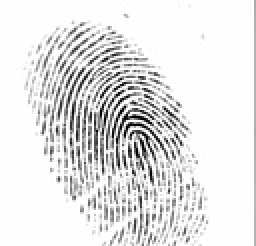
%> input picture images/102_3.jpg, 128 x 123 px, shrunk from 388 x 374 before the run (shown 2 times larger)
$ octave MAIN8_POST_PROCESSING2_ver5.m   (GNU Octave 9; MATLAB toolbox functions it lacks are replaced by stand-ins)
%> lines starting %> are read from the running program, lines starting %| are printed output that depends on the picture; in (x1, y1, x2, y2) boxes, pixels count from 0 and x2, y2 are one past the last pixel; in counts of white or black regions, pixels touching at a corner belong together; the program's own positions count from 1
### fun_GABOR_SINE_BASE.m
function G1 = fun_GABOR_SINE_BASE(TR, sigma1)
%> called with TR = 4, sigma1 = 2
% Kannan Karthik
% Ref: Fingerprint Recognition, AK. Jain et al.
% Aug-Sept 2018

LL = -3*sigma1;
UL = 3*sigma1;
tg = LL:1:UL;
Lg = length(tg);
for i = 1:Lg,
    x = tg(i);
    G(i) = exp(-x^2/(2*sigma1^2))*cos(2*pi*x/TR);
end
EG = sqrt(sum(G.^2));
G_SINE = G/EG;
N = 1;
G1 = G_SINE;


end

### fun_GABOR_SMOOTHER_BASE.m
function G2 = fun_GABOR_SMOOTHER_BASE(sigma2)
%> called with sigma2 = 3
% Kannan Karthik
% Ref: Fingerprint Recognition, AK. Jain et al.
% Aug-Sept 2018

LL = -3*sigma2;
UL = 3*sigma2;
tg = LL:1:UL;
Lg = length(tg);
for i = 1:Lg,
    x = tg(i);
    G(i) = exp(-x^2/(2*sigma2^2));
end
EG = sqrt(sum(G.^2));
G_SMOOTH = G/EG;
N = 1;
G2 = G_SMOOTH;


end

### fun_GABOR_FILTER_BANK.m
function [FINAL_FUSED] = fun_GABOR_FILTER_BANK(IM0, GSM)

% Kannan Karthik
% Reference: Fingerprint Recognition, AK JAIN et al.
% Aug-Sept, 2018

THQ = [0:5:179];

% ACTUAL FILTERING


LTH = length(THQ);
for i = 1:LTH,
    G{i} = imrotate(GSM,-THQ(i)+90,'bilinear');
    B = G{i};
    B0 = B(:);
    E = sqrt(sum(B0.^2));
    G{i} = G{i}/E;
    IMFILT_BANK{i} = imfilter(double(IM0),G{i});
end

[a1,b1] = size(IMFILT_BANK{1});
for i = 1:a1,
    for j = 1:b1,
        for c = 1:LTH,
            B = IMFILT_BANK{c};
            VAL(c) = B(i,j);
        end
        MAX_FILT(i,j) = max(VAL);
        clear VAL
    end
end

FINAL_FUSED = MAX_FILT;

end

### fun_BIFURCATION_RID_END_DETECT.m
function [ LOC_BIF, LOC_RID]  = fun_BIFURCATION_RID_END_DETECT(BIN_THINNED, MASK)
% Kannan Karthik
% Bifurcation detection based on CROSSING NUMBERS '3'
B = BIN_THINNED;
[h,w] = size(B);
cb = 1;
cr = 1;
LOC_BIF ={};
LOC_RID = {};
for i = 2:h-1,
    for j = 2:w-1,
        if B(i,j) == 1 && MASK(i,j) == 1,
        c = 1;
        LOCS{1} = [i-1,j-1];
        LOCS{2} = [i-1,j];
        LOCS{3} = [i-1,j+1];
        LOCS{4} = [i,j+1];
        LOCS{5} = [i+1,j+1];
        LOCS{6} = [i+1,j];
        LOCS{7} = [i+1,j-1];
        LOCS{8} = [i,j-1];
        L = length(LOCS);
        for k = 1:L,
            A = LOCS{k};
            Q(k) = B(A(1),A(2));
        end
        RQ = circshift(Q,1,2);
        CN = sum(abs(Q-RQ))/2;
        if CN == 3 && sum(Q)==3,
           LOC_BIF{cb} = [i,j];
           cb = cb+1;
        end
        if CN == 1,% && sum(Q)==1,
            LOC_RID{cr} = [i,j];
            cr = cr+1;
        end

        end
    end
end
end

### fun_RIDGE_WEEDING.m
function [LOC_RIDGE_TRIM, LOC_BIF_TRIM] = fun_RIDGE_WEEDING(BIN0, LOC_RIDGE, LOC_BIF)
% Kannan Karthik
% Aug 31, 2018
L = bwlabeln(BIN0);
%figure;
MAX = max(L(:));
%imshow(uint8(255*L/MAX));
LOC_RIDGE_TRIM = LOC_RIDGE;
LOC_BIF_TRIM = LOC_BIF;
for i = 1:length(LOC_RIDGE),
    A = LOC_RIDGE{i};
    LRIDGE(i) = L(A(1), A(2));
end
for i = 1:length(LOC_BIF),
    A = LOC_BIF{i};
    LBIF(i) = L(A(1), A(2));
end

SET_RIDGE_WEED = [];
SET_BIF_WEED = [];

for i = 1:length(LOC_RIDGE),
    for j = 1:length(LOC_BIF),
        A = LOC_RIDGE{i};
        B = LOC_BIF{j};
        LABA = L(A(1), A(2));
        LABB = L(B(1), B(2));
        DAB = norm(A-B);
        T = 5;
        if DAB < T && LABA == LABB,
            LOC_RIDGE_TRIM{i} = [];
        end
    end
end

SET_RIDGE_WEED2 = [];

for i = 1:length(LOC_RIDGE),
    for j = i+1:length(LOC_RIDGE),
        A = LOC_RIDGE{i};
        B = LOC_RIDGE{j};
        LABA = L(A(1), A(2));
        LABB = L(B(1), B(2));
        DAB = norm(A-B);
        T = 5;
        if DAB < T && LABA == LABB,
            LOC_RIDGE_TRIM{j} = [];
        end
    end
end

% [21 lines of commented-out code are left out]

LOC_BIF_TRIM = LOC_BIF_TRIM(~cellfun('isempty',LOC_BIF_TRIM));
LOC_RIDGE_TRIM = LOC_RIDGE_TRIM(~cellfun('isempty',LOC_RIDGE_TRIM));


end

### fun_BIFUR_WEEDING2.m
function [LOC_BIF_TRIM] = fun_BIFUR_WEEDING2(BIN0, LOC_BIF)
% Kannan Karthik
% Aug 31, 2018
L = bwlabeln(BIN0);
%figure;
MAX = max(L(:));
%imshow(uint8(255*L/MAX));
LOC_BIF_TRIM = LOC_BIF;
for i = 1:length(LOC_BIF),
    A = LOC_BIF{i};
    LAB(i) = L(A(1), A(2));
end
SET = [];
for i = 1:length(LOC_BIF),
    for j = i+1:length(LOC_BIF),
        A = LOC_BIF{i};
        B = LOC_BIF{j};
        LABA = L(A(1), A(2));
        LABB = L(B(1), B(2));
        DAB = norm(A-B);
        T = 5;
        if DAB < T,% && LABA == LABB,
            LOC_BIF_TRIM{j} = [];
        end
    end
end
c = 1;
% [8 lines of commented-out code are left out]

LOC_BIF_TRIM = LOC_BIF_TRIM(~cellfun('isempty',LOC_BIF_TRIM));
end

### MAIN8_POST_PROCESSING2_ver5.m
% AUthor: Dr. Kannan Karthik/towards EE660
% Aug 7, 2018; Modified: Aug 12, 2018
% ONE DIMENSIONAL NOISE SIMULATION ALONG and ORTHOGONAL TO THE RIDGES
% FILTERING USING THE GABOR WAVELET
% VERSION-2 + FILTERING and recovery
% VERSION-4 + GABOR SINE works for pulse restoration
% Claim: Note ridge endings and bifurcation points have nothing to do with the
% ridge spacings. Hence by ironing out the slices, very little information
% pertaining to the biometric is lost.
% VERSION-5 actual implementation on images: Observations and
% interpretations
% RIDGE BREAK STATISTICS
% GABOR SMOOTHING on TOY IMAGES
% MORPHOLOGICAL OPERATIONS included
% ANGULAR ESTIMATE USED through HOUGH TRANSFORMS

clear all;
close all;

%% GABOR SINE

TR = 4;
sigma1 = 2;
G1 = fun_GABOR_SINE_BASE(TR, sigma1);

TR2 = 4; sigma3 = 2;
G1_LAYER2 = fun_GABOR_SINE_BASE(TR2, sigma3);

TR2 = 4; sigma4 = 2;
G1_LAYER3 = fun_GABOR_SINE_BASE(TR2, sigma4);

%% GABOR SMOOTHER
TR = 1;
sigma2 = 3; % sigma2 = 5 (originally for ver3)
G2 = fun_GABOR_SMOOTHER_BASE(sigma2)

GSM = G1'*G2;%conv2([1 0; 0 0],G2,'same');
GSM_TH = imrotate(GSM,-45,'bilinear');

GSM2 = G1_LAYER2'*G2;
GSM3 = G1_LAYER3'*G2;
figure;
subplot(2,1,1);
mesh(GSM); title('Original Gaussian');
subplot(2,1,2);
mesh(GSM_TH); title('Rotated by 45 \degree');

clear G

% IMAGE PROCESSING
% RIDGE BREAK FILLING
% BREAK STATISTICS
%IM = imread('TEST_IMG1.jpg');
IM = imread('102_3.jpg');
%> IM is the input picture: size 123x128 uint8; min 0, max 255, mean 227.6
figure; imshow(IM); title('ORIGINAL NOISY FINGERPRINT');
%IM = rgb2gray(IM);
[a0,b0] = size(IM);
%> a0 = 123; b0 = 128
IM0 = 255-double(IM);
% [85 lines of commented-out code are left out]

[IMF1] = fun_GABOR_FILTER_BANK(IM0, GSM);
%> after the loop in fun_GABOR_FILTER_BANK, `for i = 1:LTH,`: G = 36 items
%> in fun_GABOR_FILTER_BANK, `[a1,b1] = size(IMFILT_BANK{1});`: a1 = 123; b1 = 128
%> the loop in fun_GABOR_FILTER_BANK, `for i = 1:a1,` made 123 passes
[IMF2] = fun_GABOR_FILTER_BANK(IMF1, GSM2);
%> the loop in fun_GABOR_FILTER_BANK (call 2), `for i = 1:a1,` made 123 passes
[IMF3] = fun_GABOR_FILTER_BANK(IMF2, GSM3);
%> the loop in fun_GABOR_FILTER_BANK (call 3), `for i = 1:a1,` made 123 passes
%> after the loop in fun_GABOR_FILTER_BANK (call 3), `for i = 1:a1,`:
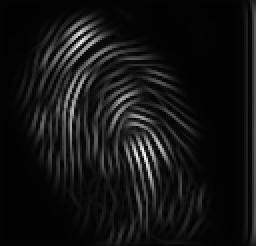
%> MAX_FILT: size 123x128 double (shown 2 times larger); min -37.63, max 3322.8, mean 227.3; drawn with min black and max white

figure;
%subplot(2,2,1); imshow(IM); title('RAW');
figure; imshow(uint8(255*IMF1/max(IMF1(:)))); title('FILTERED-1');
figure; imshow(uint8(255*IMF2/max(IMF2(:)))); title('FILTERED TWICE');
figure; imshow(uint8(255*IMF3/max(IMF3(:)))); title('FILTERED THRICE');


Q = IMF3;

QMAX = max(Q(:));
%> QMAX = 3322.8
SD = sqrt(var(Q(:)));
%> SD = 395.4

figure; imshow(uint8(255*Q/QMAX)); title('Final fused - MAX-MAX');


alpha = 1;
delta = mean(Q(:));
%> delta = 227.3
IND = Q > delta;
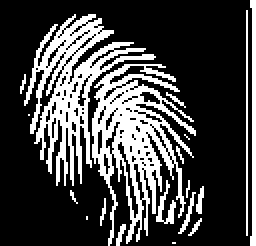
%> IND: size 123x128 logical (shown 2 times larger); 27% white in thin lines or dots
[a,b] = size(IND);
%> a = 123; b = 128
c = 1;
for i = 1:a,
    for j = 1:b,
        if IND(i,j) == 1,
           LIST(c) = Q(i,j);
           c = c+1;
        end
    end
end
%> after the loop, LIST = 4256 values, max 3322.8 at index 3092, min 227.3 at index 4055, mean 705.3; c = 4257

BINF = Q > delta;


%% FINAL PLOT with THINNING
% [5 lines of commented-out code are left out]

figure;
%subplot(1,2,1); imshow(uint8(Q)); title('Filtered/Quant');
subplot(2,3,1); imshow(uint8(IM0)); title('ORIGINAL');
subplot(2,3,2); imshow(uint8(255*Q/QMAX)); title('FILTERED and MAX fused');
subplot(2,3,3); imshow(uint8(255*BINF)); title('BINARIZED');
ST1 = strel('disk',1);
ST2 = strel('disk',3);
%BINF2 = imerode(BINF,ST);
BINF2 = imerode(BINF,ST1);
%> BINF2: size 123x128 logical; 8.4% white in thin lines or dots, all inside (x1, y1, x2, y2) = (14, 0, 128, 123)
BINF3 = imdilate(BINF2,ST2);
%> BINF3: size 123x128 logical; 35.1% white; 7 white regions, largest, box (x1, y1, x2, y2) and area: (12, 6, 99, 123) 4654, (124, 0, 128, 123) 380, (77, 96, 94, 113) 170
subplot(2,3,4); imshow(uint8(255*BINF3)); title('OPENING: EROSION+DILATION');
BIN0 = bwmorph(BINF2,'skel',Inf);
subplot(2,3,5); imshow(uint8(255*BIN0)); title('THINNED');
H = [0 1 0; 1 1 1; 0 0 0];
STR = strel('arbitrary',H);
BIN_THINNED = BIN0;
% % MASK GENERATION
Y = double(Q/mean(Q(:)));
[h,w] = size(Y);
%> h = 123; w = 128
VD = zeros(h,w);
for i = 6:h-6,
    for j = 6:w-6,
        c = 1;
        for p= i-5:1:i+5,
            for q = j-5:1:j+5,
                DATA(c) = Y(p,q);
                c = c+1;
            end
        end
        VD(i,j) = var(DATA);

    end
end
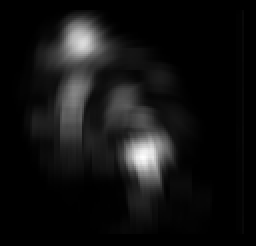
%> VD: size 123x128 double (shown 2 times larger); min 0, max 21.85, mean 1.6; drawn with min black and max white
%> after the loop, DATA = 121 values, max 3.09 at index 55, min 0.00305 at index 23, mean 0.573
MU_VAR = mean(VD(:));
%> MU_VAR = 1.6
VB = VD > 0.5*MU_VAR;
%> VB: size 123x128 logical; 34.9% white; 3 white regions (1 under 20 px), largest, box (x1, y1, x2, y2) and area: (12, 5, 96, 115) 5418, (85, 89, 96, 98) 79
R0 = 3;
STR = strel('disk',R0);
[h,w] = size(BIN_THINNED);

MASK = imerode(VB, STR);
%> MASK: size 123x128 logical; 29% white; 2 white regions, box (x1, y1, x2, y2) and area: (15, 7, 94, 112) 4538, (87, 91, 94, 94) 21
%MASK = ones(h,w);
figure;
imshow(uint8(255*MASK));
[ LOC_BIF, LOC_RID]  = fun_BIFURCATION_RID_END_DETECT(BIN_THINNED, MASK);
%> after the loop in fun_BIFURCATION_RID_END_DETECT, `for i = 2:h-1,`: A = [110 68]; CN = 2; L = 8; LOCS = {[109 68], [109 69], [109 70], [110 70], [111 70], [111 69], [111 68], [110 68]}; LOC_BIF = 47 items; LOC_RID = 124 items; Q = [false false true false false false true false]; RQ = [false false false true false false false true]; c = 1; cb = 48; cr = 125
%> LOC_BIF = 47 items; LOC_RID = 124 items
figure; imshow(uint8(255*BIN0)); hold on;
for k1 = 1:length(LOC_BIF),
    A = LOC_BIF{k1};
    plot(A(2), A(1),'r.'); hold on;
end
%> this loop made 47 passes
%> A on passes 1 to 12: [16 45], [18 48], [19 47], [21 33], [22 28], [23 29], [24 27], [33 44], [34 24], [35 23], [35 35], [35 49]
for k1 = 1:length(LOC_RID),
    A = LOC_RID{k1};
    plot(A(2), A(1),'b.'); hold on;
end
%> this loop made 124 passes
%> A on passes 1 to 12: [9 46], [10 42], [11 35], [11 43], [14 32], [15 50], [17 30], [19 35], [20 50], [23 60], [27 59], [29 72]
title('WITHOUT BRIDGE PAIRING REMOVAL and RIDGE TRIMMING');
%> figure, not shown here; shown 3 times larger; its title reads 'WITHOUT BRIDGE PAIRING REMOVAL and RIDGE TRIMMING'
% CONNECTED COMPONENTS BASED BIFURCATION POINT TRIMMING

[LOC_RID_TRIM, LOC_BIF_TRIM] = fun_RIDGE_WEEDING(BIN0, LOC_RID, LOC_BIF);
%> in fun_RIDGE_WEEDING, `L = bwlabeln(BIN0);`:
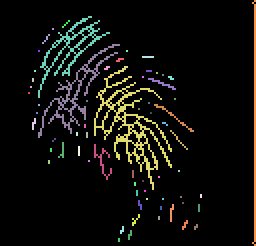
%> L: size 123x128 double (shown 2 times larger); 67 distinct labels, from 0 to 66; one colour per label, 0 black
%> in fun_RIDGE_WEEDING, `MAX = max(L(:));`: MAX = 66
%> in fun_RIDGE_WEEDING, `LOC_RIDGE_TRIM = LOC_RIDGE;`: LOC_RIDGE_TRIM = 124 items
%> in fun_RIDGE_WEEDING, `LOC_BIF_TRIM = LOC_BIF;`: LOC_BIF_TRIM = 47 items
%> the loop in fun_RIDGE_WEEDING, `for i = 1:length(LOC_RIDGE),` made 124 passes
%> after the loop in fun_RIDGE_WEEDING, `for i = 1:length(LOC_RIDGE),`: LRIDGE = 124 values, max 56 at index 63, min 4 at index 53, mean 22.71
%> the loop in fun_RIDGE_WEEDING, `for i = 1:length(LOC_BIF),` made 47 passes
%> after the loop in fun_RIDGE_WEEDING, `for i = 1:length(LOC_BIF),`: LBIF = 47 values, max 26 at index 15, min 9 at index 8, mean 19.11
%> the loop in fun_RIDGE_WEEDING, `for i = 1:length(LOC_RIDGE),` made 124 passes
%> in fun_RIDGE_WEEDING, `LOC_RIDGE_TRIM = LOC_RIDGE_TRIM(~cellfun('isempty',LOC_RIDGE_TRIM));`: LOC_RIDGE_TRIM = 42 items
%> LOC_RID_TRIM = 42 items; LOC_BIF_TRIM = 47 items
figure; imshow(uint8(255*BIN0)); hold on;
for k1 = 1:length(LOC_RID_TRIM),
    A = LOC_RID_TRIM{k1};
    plot(A(2), A(1),'b.'); hold on;
end
%> this loop made 42 passes
%> A on passes 1 to 12: [9 46], [11 35], [17 30], [23 60], [29 72], [30 62], [34 55], [36 74], [38 28], [39 85], [40 75], [41 34]
for k1 = 1:length(LOC_BIF_TRIM),
    A = LOC_BIF_TRIM{k1};
    plot(A(2), A(1),'r.'); hold on;
end
title('MINUTIA with RIDGE TRIMMING');
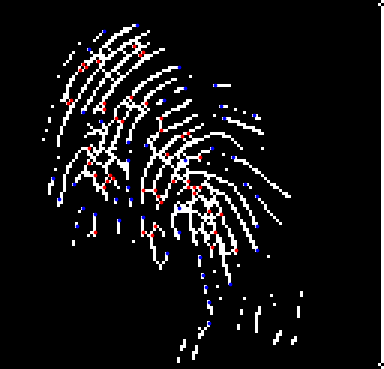
%> figure redrawn from the program's plot data; shown 3 times larger; its title reads 'MINUTIA with RIDGE TRIMMING'


LOC_BIF_TRIM = fun_BIFUR_WEEDING2(BIN0, LOC_BIF_TRIM);
%> the loop in fun_BIFUR_WEEDING2, `for i = 1:length(LOC_BIF),` made 47 passes
%> after the loop in fun_BIFUR_WEEDING2, `for i = 1:length(LOC_BIF),`: LAB has the same summary as LBIF in fun_RIDGE_WEEDING
%> the loop in fun_BIFUR_WEEDING2, `for i = 1:length(LOC_BIF),` made 47 passes
%> in fun_BIFUR_WEEDING2, `LOC_BIF_TRIM = LOC_BIF_TRIM(~cellfun('isempty',LOC_BIF_TRIM));`: LOC_BIF_TRIM = 24 items
%> LOC_BIF_TRIM = 24 items
figure; imshow(uint8(255*BIN0)); hold on;
for k1 = 1:length(LOC_BIF_TRIM),
    A = LOC_BIF_TRIM{k1};
    plot(A(2), A(1),'r.'); hold on;
end
%> this loop made 24 passes
%> A on passes 1 to 12: [16 45], [21 33], [22 28], [33 44], [34 24], [35 35], [35 49], [40 39], [40 54], [45 63], [50 30], [52 56]
for k1 = 1:length(LOC_RID_TRIM),
    A = LOC_RID_TRIM{k1};
    plot(A(2), A(1),'b.'); hold on;
end
title('MINUTIA with BIFURCATION TRIMMING');
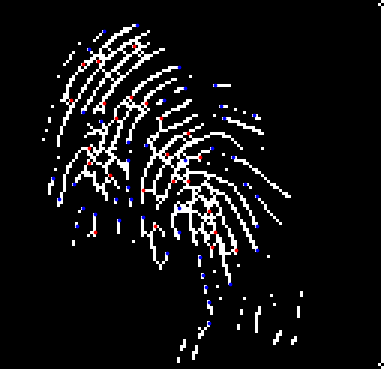
%> figure redrawn from the program's plot data; shown 3 times larger; its title reads 'MINUTIA with BIFURCATION TRIMMING'

figure; imshow(uint8(255*BIN0)); hold on;
for k1 = 1:length(LOC_BIF_TRIM),
    A = LOC_BIF_TRIM{k1};
    plot(A(2), A(1),'r*'); hold on;
end
for k1 = 1:length(LOC_RID_TRIM),
    A = LOC_RID_TRIM{k1};
    plot(A(2), A(1),'g*'); hold on;
end
title('FINAL MINUTIA SET');
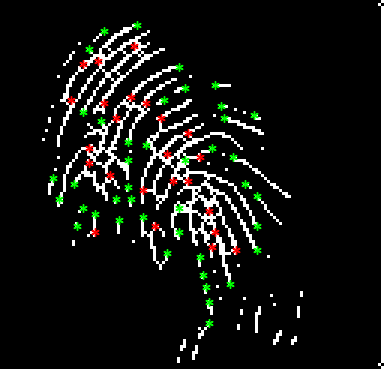
%> figure redrawn from the program's plot data; shown 3 times larger; its title reads 'FINAL MINUTIA SET'
